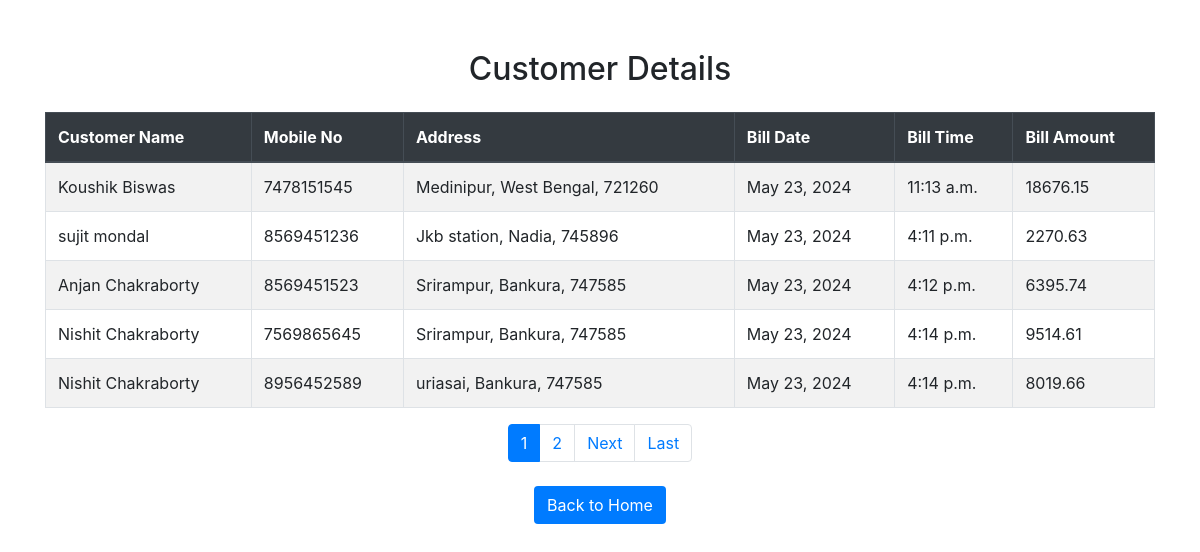
/customer-details/123456789/, run on the app's committed database.
### billApp/models.py (models this page shows)
class BillDetails(models.Model):
    user = models.ForeignKey(UserDetails, on_delete=models.CASCADE)
    bill_number = models.CharField(max_length=6)
    bill_date = models.DateField()
    bill_time = models.TimeField()
    customer_name = models.CharField(max_length=100)
    customer_mobile_no = models.CharField(max_length=15)
    customer_address = models.CharField(max_length=200)
    bill_amount = models.DecimalField(max_digits=10, decimal_places=2)

### billApp/views.py (the view)
# urls.py: path('customer-details/<str:mob_no>/', views.customer_details_view, name='customer_details'),
def customer_details_view(request, mob_no):
    user = get_object_or_404(UserDetails, mob_no=mob_no)
    customer_details_list = BillDetails.objects.filter(user=user)[:10]
    paginator = Paginator(customer_details_list, 5)  # 10 customers per page
    page_number = request.GET.get('page')
    page_obj = paginator.get_page(page_number)
    context = {
        'customer_details': page_obj,
        'is_paginated': paginator.num_pages > 1,
        'page_obj': page_obj,
        'mob_no': mob_no,
    }
    return render(request, 'bapp/customer_details.html', context)

### templates/bapp/customer_details.html (shortened to what this page needs)
{% load static %}
<!DOCTYPE html>
<html lang="en">
<head>
    <link rel="stylesheet" href="https://stackpath.bootstrapcdn.com/bootstrap/4.5.2/css/bootstrap.min.css">
</head>
<body>
    <div class="container">
        <h2 class="text-center mb-4">Customer Details</h2>
        {% if customer_details %}
        <div class="table-responsive">
            <table class="table table-striped table-bordered">
                <thead class="thead-dark">
                    <tr>
                        <th>Customer Name</th>
                        <th>Mobile No</th>
                        <th>Address</th>
                        <th>Bill Date</th>
                        <th>Bill Time</th>
                        <th>Bill Amount</th>
                    </tr>
                </thead>
                <tbody>
                    {% for customer in customer_details %}
                    <tr>
                        <td>{{ customer.customer_name }}</td>
                        <td>{{ customer.customer_mobile_no }}</td>
                        <td>{{ customer.customer_address }}</td>
                        <td>{{ customer.bill_date }}</td>
                        <td>{{ customer.bill_time }}</td>
                        <td>{{ customer.bill_amount }}</td>
                    </tr>
                    {% endfor %}
                </tbody>
            </table>
        </div>
        {% if is_paginated %}
        <nav aria-label="Customer Details Pagination">
            <ul class="pagination justify-content-center">
                {% for num in page_obj.paginator.page_range %}
                {% if page_obj.number == num %}
                <li class="page-item active"><span class="page-link">{{ num }} <span class="sr-only">(current)</span></span></li>
                {% else %}
                <li class="page-item"><a class="page-link" href="?page={{ num }}">{{ num }}</a></li>
                {% endif %}
                {% endfor %}
                {% if page_obj.has_next %}
                <li class="page-item">
                    <a class="page-link" href="?page={{ page_obj.next_page_number }}">Next</a>
                </li>
                <li class="page-item">
                    <a class="page-link" href="?page={{ page_obj.paginator.num_pages }}">Last</a>
                </li>
                {% endif %}
            </ul>
        </nav>
        {% endif %}
        {% else %}
        <div class="alert alert-warning" role="alert">
            No customer details found.
        </div>
        {% endif %}
        <div class="text-center mt-4">
            <a href="{% url 'process_email' %}" class="btn btn-custom">Back to Home</a>
        </div>
    </div>
</body>
</html>

### templates/bapp/customer_details.html (style rules this page uses)
.container { margin-top: 50px; }
.btn-custom { background-color: #007bff; color: #fff; }
.table th, .table td { animation: fadeInUp 0.5s ease-in-out; }

### data on the page
BillDetails: customer_name "Koushik Biswas", customer_mobile_no "7478151545", customer_address "Medinipur, West Bengal, 721260", bill_date "May 23, 2024", bill_time "11:13 a.m.", bill_amount "18676.15"
BillDetails: customer_name "sujit mondal", customer_mobile_no "8569451236", customer_address "Jkb station, Nadia, 745896", bill_date "May 23, 2024", bill_time "4:11 p.m.", bill_amount "2270.63"
BillDetails: customer_name "Anjan Chakraborty", customer_mobile_no "8569451523", customer_address "Srirampur, Bankura, 747585", bill_date "May 23, 2024", bill_time "4:12 p.m.", bill_amount "6395.74"
BillDetails: customer_name "Nishit Chakraborty", customer_mobile_no "7569865645", customer_address "Srirampur, Bankura, 747585", bill_date "May 23, 2024", bill_time "4:14 p.m.", bill_amount "9514.61"
BillDetails: customer_name "Nishit Chakraborty", customer_mobile_no "8956452589", customer_address "uriasai, Bankura, 747585", bill_date "May 23, 2024", bill_time "4:14 p.m.", bill_amount "8019.66"

### other printed values
{{ num }} "1"
{{ num }} "2"
